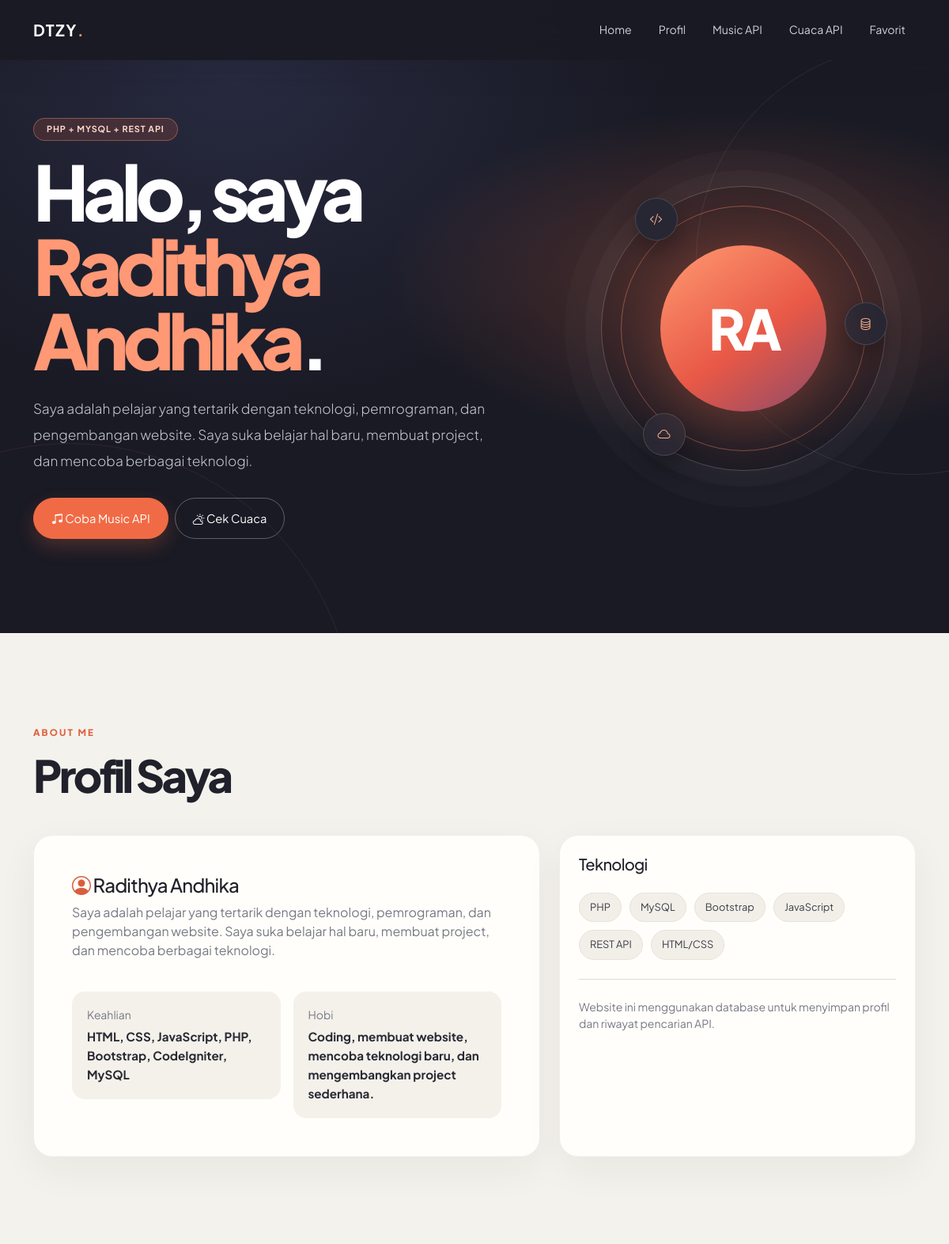
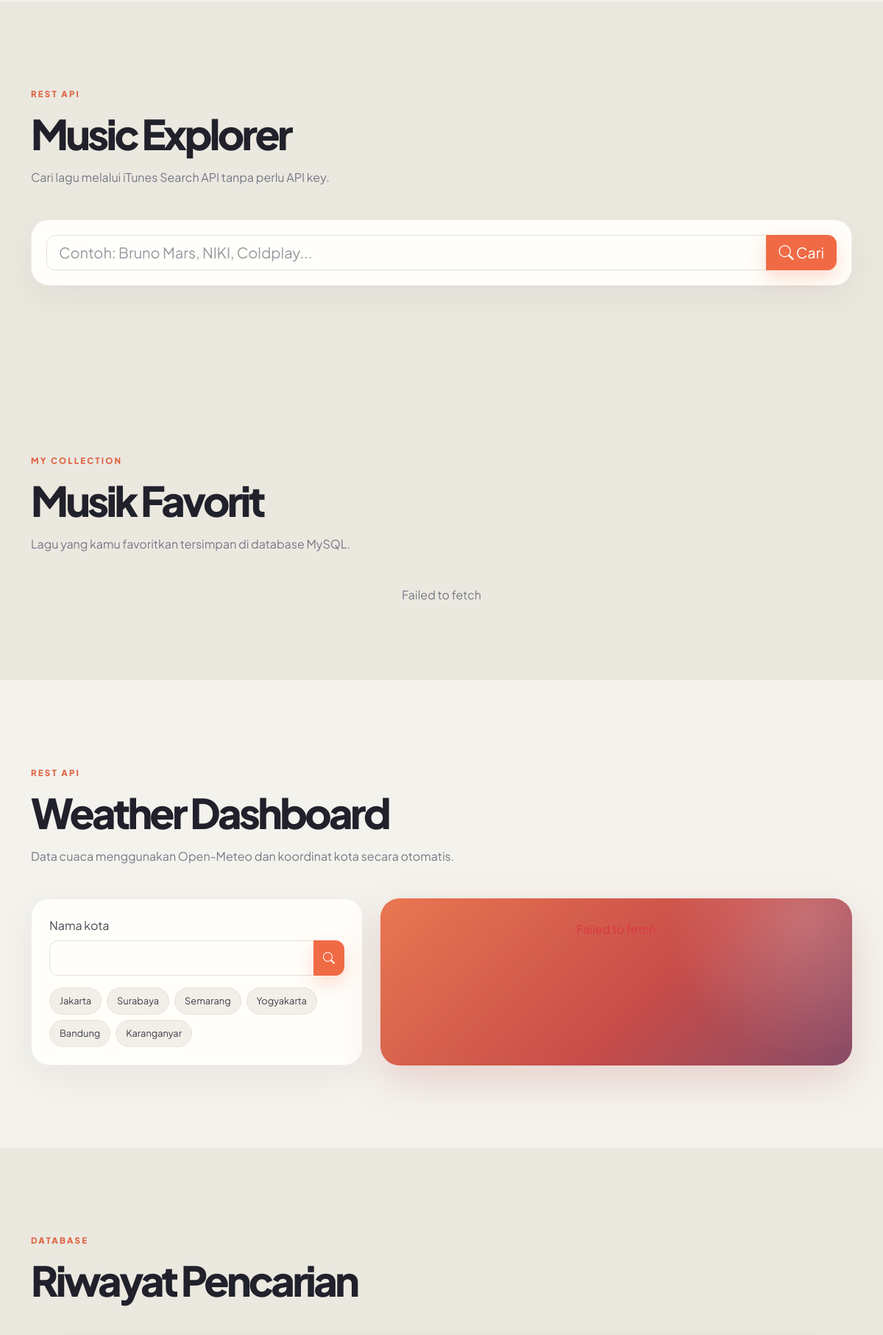
The page / (upper part) on the database its author committed (2 pictures, top to bottom).
### tables this page shows
CREATE TABLE IF NOT EXISTS profile (
    id INT UNSIGNED AUTO_INCREMENT PRIMARY KEY,
    name VARCHAR(100) NOT NULL,
    bio TEXT NOT NULL,
    skills VARCHAR(255) NOT NULL,
    hobby VARCHAR(255) NOT NULL,
    updated_at TIMESTAMP DEFAULT CURRENT_TIMESTAMP ON UPDATE CURRENT_TIMESTAMP
);

### index.php (the view, shortened to what this page needs)
<?php
require_once __DIR__ . '/config/app.php';
$profile = $pdo->query("SELECT * FROM profile LIMIT 1")->fetch();
?>
<!doctype html>
<html lang="id">
<head>
    <link href="https://cdn.jsdelivr.net/npm/bootstrap@5.3.3/dist/css/bootstrap.min.css" rel="stylesheet">
    <link href="https://cdn.jsdelivr.net/npm/bootstrap-icons@1.11.3/font/bootstrap-icons.css" rel="stylesheet">
    <link href="assets/css/style.css?v=<?= filemtime(__DIR__ . '/assets/css/style.css') ?>" rel="stylesheet">
    <link href="assets/css/redesign.css?v=<?= filemtime(__DIR__ . '/assets/css/redesign.css') ?>" rel="stylesheet">
</head>
<body>
<nav class="navbar navbar-expand-lg navbar-dark fixed-top">
    <div class="container">
        <a class="navbar-brand fw-bold" href="#home">DTZY<span>.</span></a>
        <div class="collapse navbar-collapse" id="nav">
            <ul class="navbar-nav ms-auto">
                <li class="nav-item"><a class="nav-link" href="#home">Home</a></li>
                <li class="nav-item"><a class="nav-link" href="#profile">Profil</a></li>
                <li class="nav-item"><a class="nav-link" href="#music">Music API</a></li>
                <li class="nav-item"><a class="nav-link" href="#weather">Cuaca API</a></li>
                <li class="nav-item"><a class="nav-link" href="#favorites">Favorit</a></li>
            </ul>
        </div>
    </div>
</nav>
<section id="home" class="hero">
    <div class="container">
        <div class="row align-items-center g-5">
            <div class="col-lg-7">
                <span class="badge rounded-pill text-bg-primary px-3 py-2 mb-3">PHP + MySQL + REST API</span>
                <h1>Halo, saya <span><?= htmlspecialchars($profile['name'] ?? 'Radithya Andhika') ?></span>.</h1>
                <p class="lead"><?= htmlspecialchars($profile['bio'] ?? 'Pelajar yang tertarik dengan pemrograman dan pengembangan website.') ?></p>
                <div class="d-flex gap-2 flex-wrap">
                    <a href="#music" class="btn btn-primary btn-lg"><i class="bi bi-music-note-beamed"></i> Coba Music API</a>
                    <a href="#weather" class="btn btn-outline-light btn-lg"><i class="bi bi-cloud-sun"></i> Cek Cuaca</a>
                </div>
            </div>
            <div class="col-lg-5 text-center">
                <div class="profile-orbit">
                    <div class="avatar"><?= strtoupper(substr($profile['name'] ?? 'RA', 0, 2)) ?></div>
                    <div class="orbit-dot dot-1"><i class="bi bi-code-slash"></i></div>
                    <div class="orbit-dot dot-2"><i class="bi bi-database"></i></div>
                    <div class="orbit-dot dot-3"><i class="bi bi-cloud"></i></div>
                </div>
            </div>
        </div>
    </div>
</section>
<section id="profile" class="section">
    <div class="container">
        <div class="section-title"><span>ABOUT ME</span><h2>Profil Saya</h2></div>
        <div class="row g-4">
            <div class="col-lg-7">
                <div class="card dark-card h-100">
                    <div class="card-body p-4 p-lg-5">
                        <h4><i class="bi bi-person-circle text-primary"></i> <?= htmlspecialchars($profile['name']) ?></h4>
                        <p class="text-secondary"><?= nl2br(htmlspecialchars($profile['bio'])) ?></p>
                        <div class="row mt-4 g-3">
                            <div class="col-sm-6"><div class="info-box"><small>Keahlian</small><strong><?= htmlspecialchars($profile['skills']) ?></strong></div></div>
                            <div class="col-sm-6"><div class="info-box"><small>Hobi</small><strong><?= htmlspecialchars($profile['hobby']) ?></strong></div></div>
                        </div>
                    </div>
                </div>
            </div>
            <div class="col-lg-5">
                <div class="card dark-card h-100">
                    <div class="card-body p-4">
                        <h5 class="mb-4">Teknologi</h5>
                        <div class="tech-list">
                            <span>PHP</span><span>MySQL</span><span>Bootstrap</span><span>JavaScript</span><span>REST API</span><span>HTML/CSS</span>
                        </div>
                        <hr class="border-secondary my-4">
                        <p class="small text-secondary mb-0">Website ini menggunakan database untuk menyimpan profil dan riwayat pencarian API.</p>
                    </div>
                </div>
            </div>
        </div>
    </div>
</section>
<section id="music" class="section section-alt">
    <div class="container">
        <div class="section-title"><span>REST API</span><h2>Music Explorer</h2><p>Cari lagu melalui iTunes Search API tanpa perlu API key.</p></div>
        <div class="search-panel">
            <div class="input-group input-group-lg">
                <input id="musicQuery" class="form-control" placeholder="Contoh: Bruno Mars, NIKI, Coldplay...">
                <button id="musicBtn" class="btn btn-primary"><i class="bi bi-search"></i> Cari</button>
            </div>
        </div>
    </div>
</section>
<section id="favorites" class="section section-alt">
    <div class="container">
        <div class="section-title">
            <span>MY COLLECTION</span>
            <h2>Musik Favorit</h2>
            <p>Lagu yang kamu favoritkan tersimpan di database MySQL.</p>
        </div>
        <div id="favoriteStatus" class="text-center text-secondary my-3"></div>
    </div>
</section>
<section id="weather" class="section">
    <div class="container">
        <div class="section-title"><span>REST API</span><h2>Weather Dashboard</h2><p>Data cuaca menggunakan Open-Meteo dan koordinat kota secara otomatis.</p></div>
        <div class="row g-4 align-items-stretch">
            <div class="col-lg-5">
                <div class="card dark-card h-100">
                    <div class="card-body p-4">
                        <label class="form-label">Nama kota</label>
                        <div class="input-group">
                            <input id="cityInput" class="form-control form-control-lg">
                            <button id="weatherBtn" class="btn btn-primary"><i class="bi bi-search"></i></button>
                        </div>
                        <div class="quick-cities mt-3">
                            <button data-city="Jakarta">Jakarta</button>
                            <button data-city="Surabaya">Surabaya</button>
                            <button data-city="Semarang">Semarang</button>
                            <button data-city="Yogyakarta">Yogyakarta</button>
                            <button data-city="Bandung">Bandung</button>
                            <button data-city="Karanganyar">Karanganyar</button>
                        </div>
                    </div>
                </div>
            </div>
            <div class="col-lg-7">
                <div id="weatherResult" class="weather-card h-100">
                </div>
            </div>
        </div>
    </div>
</section>
<section class="section section-alt">
    <div class="container">
        <div class="section-title"><span>DATABASE</span><h2>Riwayat Pencarian</h2></div>
    </div>
</section>
</body>
</html>

### rows shown on the page
profile: name "Radithya Andhika", bio "Saya adalah pelajar yang tertarik dengan teknologi, pemrograman, dan pengembangan website. Saya suka belajar hal baru, membuat project, dan mencoba berbagai teknologi.", name "RA", skills "HTML, CSS, JavaScript, PHP, Bootstrap, CodeIgniter, MySQL", hobby "Coding, membuat website, mencoba teknologi baru, dan mengembangkan project sederhana."
